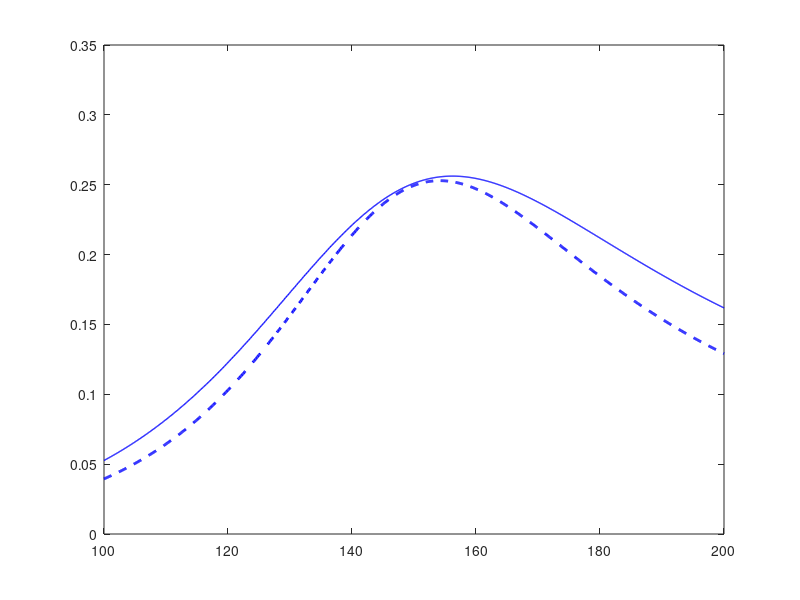

MATLAB code to generate this figure:
fo=150e3;
wo=2*pi*150e3;
Ls=66e-6;
Cs= 1/(wo^2*Ls);
RLx= 64;
M=8.5e-6; 

a1=0.1;
M1=M*(1+a1);
M2=M*(1-a1);

f=1e5:1e2:2e5;
w=2*pi*f;

Zs=1i*w*Ls+1./(1i*w*Cs);





figure();
c=[0 0 1];
RL=35.1;
Is1=M1*w.*(1./(Zs+RL));
plot(f/1000,Is1,'color',c,'LineWidth',1);
hold on;
RL=RLx-RL;
Is2=M2*w.*(1./(Zs+RL));
plot(f/1000,Is2,'--','color',c,'LineWidth',2);
hold on;
